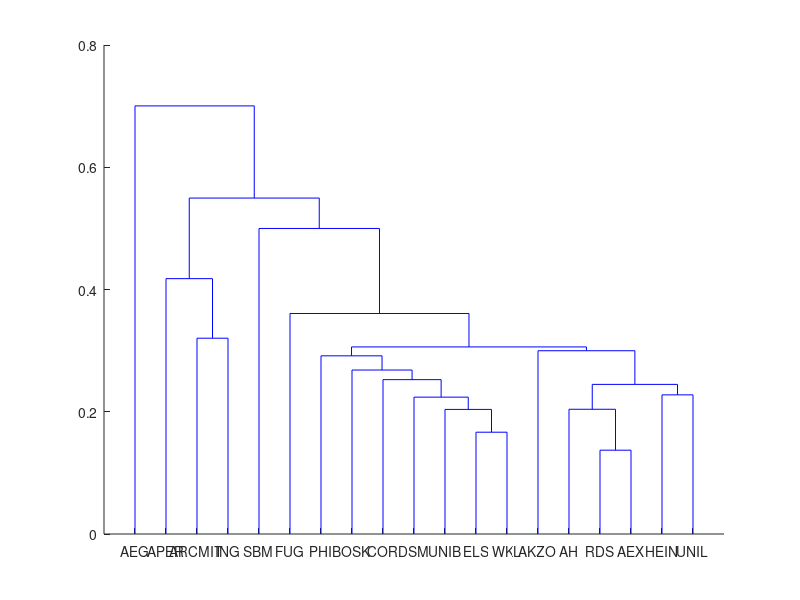

Reproduce this figure in MATLAB.
normdist = load('normdist(1).mat');

%  plotScatter(normdist.S1, normdist.S2, normdist.T);
%  plotNormalDistributions(normdist.S1, normdist.S2);
%   plotPosteriorProbability(normdist.S1, normdist.S2, normdist.T);



% decisionBoundarySolver(normdist.S1, normdist.S2);

treeThing = load('dataAEX.mat');
treeLabels = load('labelsAEX.mat');
% dists = pdist(treeThing.data);
tree = linkage(treeThing.data, 'complete');
dendrogram(tree, 'Labels', treeLabels.labels);